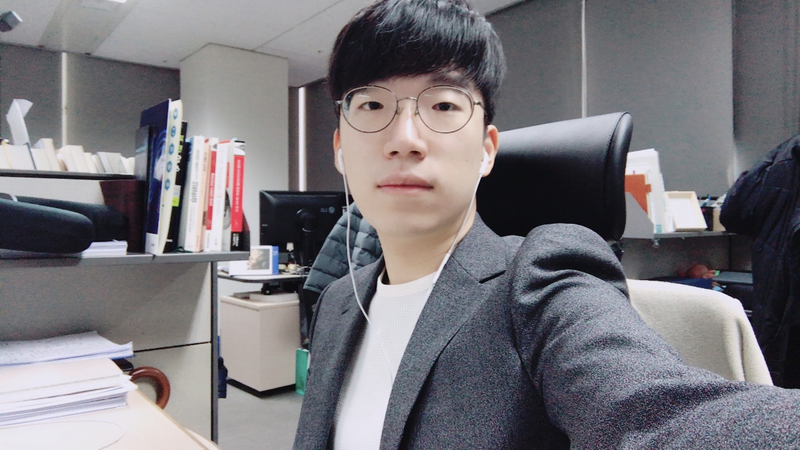
#> input picture Computer_Vision/CV02/images/my_image.png, 800 x 450 px
$ jupyter execute --allow-errors photo_prac.ipynb   (shell and % lines are left out)
#> lines starting #> are read from the running program, lines starting #| are printed output that depends on the picture
[cell 1]
import cv2
import os
import numpy as np
import torch
import torchvision.transforms as T
from torchvision.models.segmentation import deeplabv3_resnet101
import matplotlib.pyplot as plt

[cell 2]
# 준비한 이미지 파일의 경로를 이용하여, 이미지 파일을 읽음
# cv2.imread(경로): 경로에 해당하는 이미지 파일을 읽어서 변수에 저장

img_orig = cv2.imread("./images/my_image.png")
#> img_orig is the input picture: shape (450, 800, 3); mean B, G, R 123.2, 118.1, 120.4

print(f"이미지 크기: {img_orig.shape}")
#| 이미지 크기: (450, 800, 3)

# cv2.cvtColor(입력 이미지, 색상 변환 코드): 입력 이미지의 색상 채널을 변경
# cv2.COLOR_BGR2RGB: 이미지 색상 채널을 변경 (BGR 형식을 RGB 형식으로 변경)
# plt.imshow(): 저장된 데이터를 이미지의 형식으로 표시, 입력은 RGB(A) 데이터 혹은 2D 스칼라 데이터
# https://matplotlib.org/stable/api/_as_gen/matplotlib.pyplot.imshow.html
# plt.show(): 현재 열려있는 모든 figure를 표시 (여기서 figure는 이미지, 그래프 등)
# https://matplotlib.org/stable/api/_as_gen/matplotlib.pyplot.show.html
plt.imshow(cv2.cvtColor(img_orig, cv2.COLOR_BGR2RGB))
plt.show()

### 아래 워닝 무시해도 된다고 함.

#> (a cell that did not finish here is left out)

이미지 처리 인공지능 모델 중 사전 학습된 모델은 모델의 전처리 방식과 입력 크기 등이 사전 학습에 사용한 것과 동일하게 사용해야합니다.

#> (a cell that did not finish here is left out)

전처리 코드를 이용해 우리가 사용할 이미지를 전처리해줍니다.

지금은 기억할 필요 없지만 우리가 사용할 DeepLab 모델을 비롯해 인공지능 모델 중 여러 데이터를 동시에(batch) 처리하는 것을 상정하는 경우 배치(batch) 차원을 추가해주어야합니다.

#> (a cell that did not finish here is left out)

#> (a cell that did not finish here is left out)

segmentAsPascalvoc라는 함수 이름에서 세그멘테이션 모델에 대한 힌트를 얻을 수 있는데요. PASCAL VOC 데이터로 학습된 모델을 이용한다는 의미입니다. 모델마다 학습시킨 데이터에 따라 결괏값이 달라지므로 어떤 데이터를 학습시켰는지 확인하는 것은 매우 중요합니다.

PASCAL VOC 데이터의 라벨 종류는 아래와 같습니다.

[cell 7]
#pascalvoc 데이터의 라벨종류
LABEL_NAMES = [
    'background', 'aeroplane', 'bicycle', 'bird', 'boat', 'bottle', 'bus',
    'car', 'cat', 'chair', 'cow', 'diningtable', 'dog', 'horse', 'motorbike',
    'person', 'pottedplant', 'sheep', 'sofa', 'train', 'tv'
]
len(LABEL_NAMES)

background를 제외하면 20개의 클래스가 있습니다. 따라서 20 의 의미는 tv 가 되겠네요! 0부터 시작하니까요.

우리는 이 중 사람(person) 라벨, 즉 15를 가진 영역만 검출해 내고 싶습니다. 이제 사람만 어떻게 추출할 수 있을지 알아봅시다.

아까 모델에서 나온 출력값을 살짝 살펴볼게요.

#> (a cell that did not finish here is left out)

#> (a cell that did not finish here is left out)

#> (a cell that did not finish here is left out)

이제 물체마다 output에 어떤 색상으로 나타나 있는지만 알아내면 될 것 같습니다.

[cell 11]
# 아래 코드를 이해하지 않아도 좋습니다
# PixelLib에서 그대로 가져온 코드입니다
# 주목해야 할 것은 생성 코드 결과물이예요!

#컬러맵 만들기
colormap = np.zeros((256, 3), dtype=int)
ind = np.arange(256, dtype=int)

for shift in reversed(range(8)):
    for channel in range(3):
        colormap[:, channel] |= ((ind >> channel) & 1) << shift
    ind >>= 3

colormap[:20]  # 생성한 20개의 컬러맵 출력

DeepLab에 따르면 위와 같은 색을 사용했다고 하네요. 그럼 사람을 나타내는 15번째 색상은 무엇일까요?

실행 되었습니다.

[cell 12]
colormap[15] #컬러맵 15에 해당하는 배열 출력 (pacalvoc에 LABEL_NAMES 15번째인 사람)

사람 외에도 다른 물체를 찾아내고 싶다면 colormap[class_id]처럼 찾아낼 수 있겠네요!

이제 사람만 표시된 마스크를 만들어봅시다.

#> (a cell that did not finish here is left out)

어떤가요? 3채널 가졌던 원본과는 다르게 채널 정보가 사라졌습니다.

이제 아래처럼 물체가 있는 위치는 1(True), 그 외에는 0(False)인 배열이 되었습니다.

[cell 14]
#[
#[ 0 1 1 0 0 0 1 1 0 ],
#[ 1 1 1 1 0 1 1 1 1 ],
#[ 0 1 1 1 1 1 1 1 0 ],
#[ 0 0 1 1 1 1 1 0 0 ],
#[ 0 0 0 1 1 1 0 0 0 ]
#]

원래 이미지와 겹쳐 보면 세그멘테이션이 얼마나 잘 되었는지 알아보기 쉬울 것 같네요.

#> (a cell that did not finish here is left out)

이번에는 배경을 흐리게 만듭니다. blur() 함수를 이용합니다.

[cell 16]
# (13,13)은 blurring kernel size를 뜻합니다
# 다양하게 바꿔보세요
img_orig_blur = cv2.blur(img_orig, (13, 13))
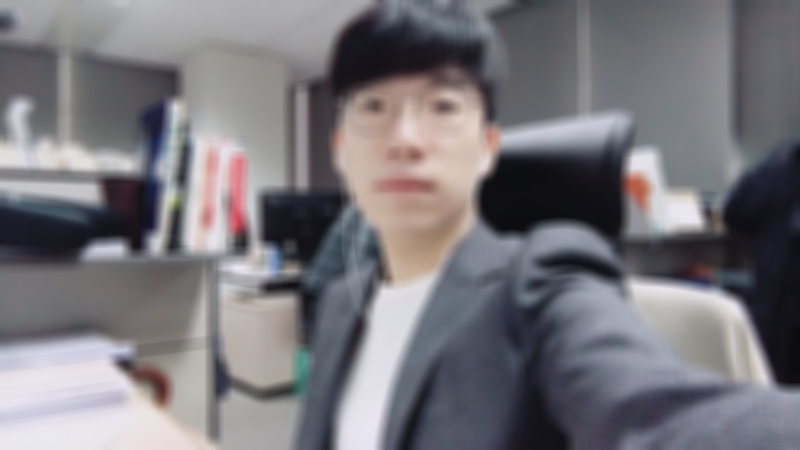
#> img_orig_blur: shape (450, 800, 3); mean B, G, R 123.2, 118.1, 120.4

# plt.imshow(): 저장된 데이터를 이미지의 형식으로 표시한다.
# cv2.cvtColor(입력 이미지, 색상 변환 코드): 입력 이미지의 색상 채널을 변경
# cv2.COLOR_BGR2RGB: 원본이 BGR 순서로 픽셀을 읽다보니
# 이미지 색상 채널을 변경해야함 (BGR 형식을 RGB 형식으로 변경)
plt.imshow(cv2.cvtColor(img_orig_blur, cv2.COLOR_BGR2RGB))
plt.show()


$ run again, with Computer_Vision/CV02/images/manman.png copied over Computer_Vision/CV02/images/my_image.png
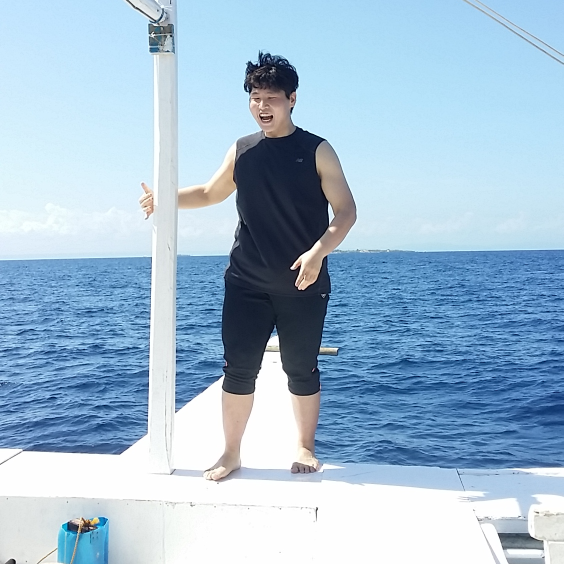
#> input picture Computer_Vision/CV02/images/manman.png, 1127 x 1128 px (shown at 1/2 size)
#> img_orig is the input picture: shape (1128, 1127, 3); mean B, G, R 211.1, 189, 161.4
#| 이미지 크기: (1128, 1127, 3)
#> `img_orig_blur = cv2.blur(img_orig, (13, 13))`:
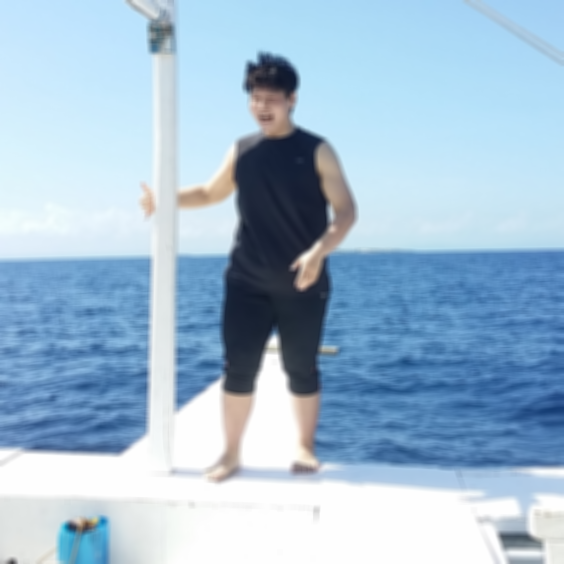
#> img_orig_blur: shape (1128, 1127, 3) (shown at 1/2 size); mean B, G, R 211.1, 189, 161.4

$ run again, with Computer_Vision/CV02/images/cat.jpg saved as Computer_Vision/CV02/images/my_image.png
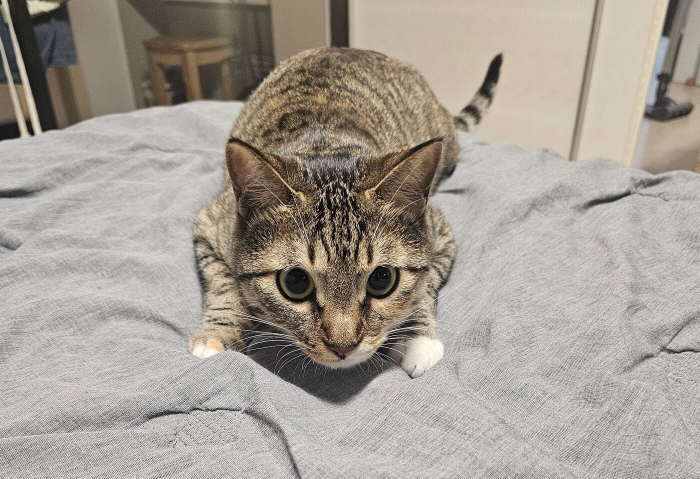
#> input picture Computer_Vision/CV02/images/cat.jpg, 1400 x 957 px (shown at 1/2 size)
#> img_orig is the input picture: shape (957, 1400, 3); mean B, G, R 148.7, 158, 164.6
#| 이미지 크기: (957, 1400, 3)
#> `img_orig_blur = cv2.blur(img_orig, (13, 13))`:
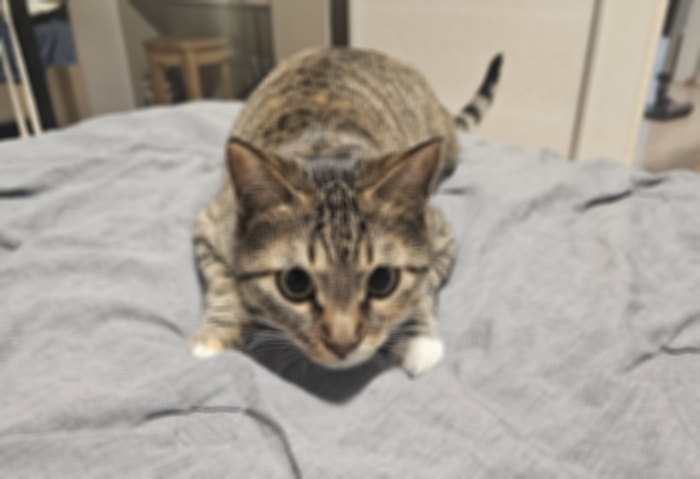
#> img_orig_blur: shape (957, 1400, 3) (shown at 1/2 size); mean B, G, R 148.7, 158, 164.6

$ run again, with Computer_Vision/CV02/images/cat2.jpg saved as Computer_Vision/CV02/images/my_image.png
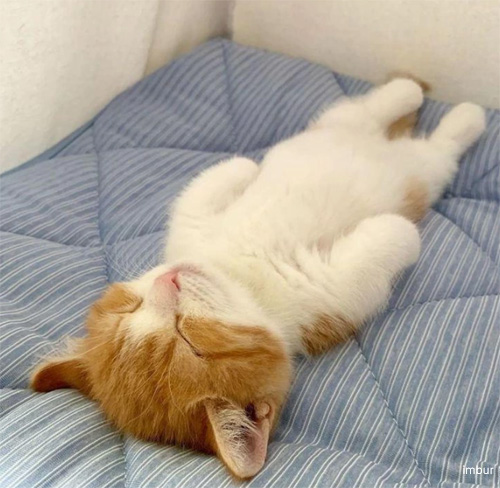
#> input picture Computer_Vision/CV02/images/cat2.jpg, 500 x 488 px
#> img_orig is the input picture: shape (488, 500, 3); mean B, G, R 149, 161.8, 170.7
#| 이미지 크기: (488, 500, 3)
#> `img_orig_blur = cv2.blur(img_orig, (13, 13))`:
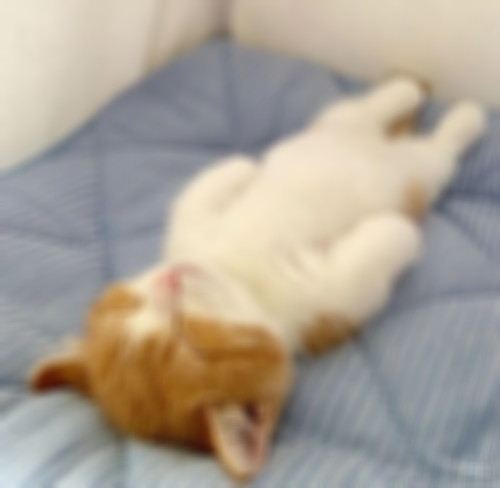
#> img_orig_blur: shape (488, 500, 3); mean B, G, R 149, 161.7, 170.7
